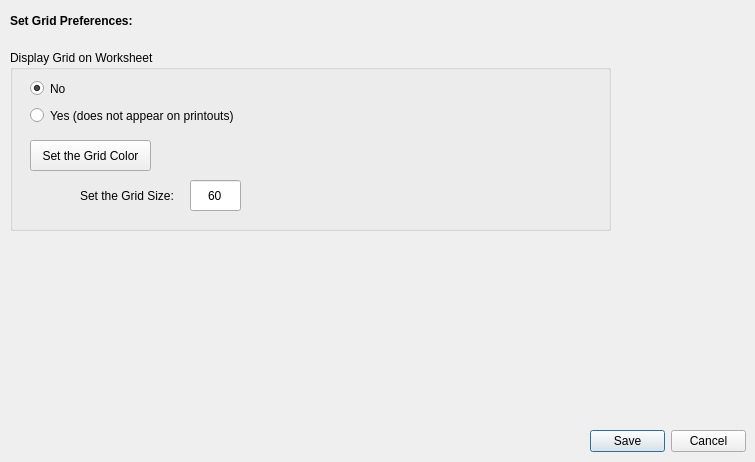
     <widget class="QWidget" name="GridTab">
      <attribute name="title">
       <string>Grid</string>
      </attribute>
      <widget class="QLabel" name="label_89">
       <property name="geometry">
        <rect>
         <x>10</x>
         <y>10</y>
         <width>271</width>
         <height>21</height>
        </rect>
       </property>
       <property name="font">
        <font>
         <pointsize>9</pointsize>
         <weight>75</weight>
         <bold>true</bold>
         <underline>false</underline>
        </font>
       </property>
       <property name="text">
        <string>Set Grid Preferences:</string>
       </property>
      </widget>
      <widget class="QGroupBox" name="groupBox_16">
       <property name="geometry">
        <rect>
         <x>10</x>
         <y>50</y>
         <width>601</width>
         <height>181</height>
        </rect>
       </property>
       <property name="title">
        <string>Display Grid on Worksheet</string>
       </property>
       <widget class="QRadioButton" name="radioButton_25">
        <property name="geometry">
         <rect>
          <x>20</x>
          <y>30</y>
          <width>82</width>
          <height>17</height>
         </rect>
        </property>
        <property name="text">
         <string>No</string>
        </property>
        <property name="checked">
         <bool>true</bool>
        </property>
       </widget>
       <widget class="QRadioButton" name="radioButton_26">
        <property name="geometry">
         <rect>
          <x>20</x>
          <y>50</y>
          <width>231</width>
          <height>31</height>
         </rect>
        </property>
        <property name="text">
         <string>Yes (does not appear on printouts)</string>
        </property>
       </widget>
       <widget class="QPushButton" name="pushButton_7">
        <property name="geometry">
         <rect>
          <x>20</x>
          <y>90</y>
          <width>121</width>
          <height>31</height>
         </rect>
        </property>
        <property name="text">
         <string>Set the Grid Color</string>
        </property>
       </widget>
       <widget class="QLabel" name="label_90">
        <property name="geometry">
         <rect>
          <x>70</x>
          <y>120</y>
          <width>101</width>
          <height>51</height>
         </rect>
        </property>
        <property name="text">
         <string>Set the Grid Size:</string>
        </property>
       </widget>
       <widget class="QLineEdit" name="lineEdit">
        <property name="geometry">
         <rect>
          <x>180</x>
          <y>130</y>
          <width>51</width>
          <height>31</height>
         </rect>
        </property>
        <property name="text">
         <string>60</string>
        </property>
        <property name="alignment">
         <set>Qt::AlignCenter</set>
        </property>
       </widget>
      </widget>
      <widget class="QDialogButtonBox" name="buttonBox_7">
       <property name="geometry">
        <rect>
         <x>590</x>
         <y>430</y>
         <width>156</width>
         <height>23</height>
        </rect>
       </property>
       <property name="standardButtons">
        <set>QDialogButtonBox::Cancel|QDialogButtonBox::Save</set>
       </property>
      </widget>
     </widget>
